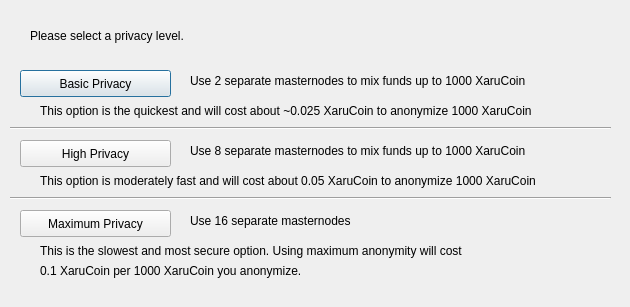
<?xml version="1.0" encoding="UTF-8"?>
<ui version="4.0">
 <class>DarksendConfig</class>
 <widget class="QDialog" name="DarksendConfig">
  <property name="geometry">
   <rect>
    <x>0</x>
    <y>0</y>
    <width>630</width>
    <height>307</height>
   </rect>
  </property>
  <property name="windowTitle">
   <string>Configure Darksend</string>
  </property>
  <widget class="QPushButton" name="buttonBasic">
   <property name="geometry">
    <rect>
     <x>20</x>
     <y>70</y>
     <width>151</width>
     <height>27</height>
    </rect>
   </property>
   <property name="text">
    <string>Basic Privacy</string>
   </property>
  </widget>
  <widget class="QPushButton" name="buttonHigh">
   <property name="geometry">
    <rect>
     <x>20</x>
     <y>140</y>
     <width>151</width>
     <height>27</height>
    </rect>
   </property>
   <property name="text">
    <string>High Privacy</string>
   </property>
  </widget>
  <widget class="QPushButton" name="buttonMax">
   <property name="geometry">
    <rect>
     <x>20</x>
     <y>210</y>
     <width>151</width>
     <height>27</height>
    </rect>
   </property>
   <property name="text">
    <string>Maximum Privacy</string>
   </property>
  </widget>
  <widget class="QLabel" name="label">
   <property name="geometry">
    <rect>
     <x>30</x>
     <y>20</y>
     <width>571</width>
     <height>31</height>
    </rect>
   </property>
   <property name="text">
    <string>Please select a privacy level.</string>
   </property>
  </widget>
  <widget class="QLabel" name="label_2">
   <property name="geometry">
    <rect>
     <x>190</x>
     <y>70</y>
     <width>421</width>
     <height>21</height>
    </rect>
   </property>
   <property name="text">
    <string>Use 2 separate masternodes to mix funds up to 1000 XaruCoin</string>
   </property>
  </widget>
  <widget class="QLabel" name="label_3">
   <property name="geometry">
    <rect>
     <x>190</x>
     <y>140</y>
     <width>411</width>
     <height>21</height>
    </rect>
   </property>
   <property name="text">
    <string>Use 8 separate masternodes to mix funds up to 1000 XaruCoin</string>
   </property>
  </widget>
  <widget class="QLabel" name="label_4">
   <property name="geometry">
    <rect>
     <x>190</x>
     <y>210</y>
     <width>421</width>
     <height>21</height>
    </rect>
   </property>
   <property name="text">
    <string>Use 16 separate masternodes</string>
   </property>
  </widget>
  <widget class="QLabel" name="label_6">
   <property name="geometry">
    <rect>
     <x>40</x>
     <y>100</y>
     <width>561</width>
     <height>21</height>
    </rect>
   </property>
   <property name="text">
    <string>This option is the quickest and will cost about ~0.025 XaruCoin to anonymize 1000 XaruCoin</string>
   </property>
  </widget>
  <widget class="QLabel" name="label_7">
   <property name="geometry">
    <rect>
     <x>40</x>
     <y>170</y>
     <width>561</width>
     <height>21</height>
    </rect>
   </property>
   <property name="text">
    <string>This option is moderately fast and will cost about 0.05 XaruCoin to anonymize 1000 XaruCoin</string>
   </property>
  </widget>
  <widget class="QLabel" name="label_8">
   <property name="geometry">
    <rect>
     <x>40</x>
     <y>240</y>
     <width>561</width>
     <height>21</height>
    </rect>
   </property>
   <property name="text">
    <string>This is the slowest and most secure option. Using maximum anonymity will cost</string>
   </property>
  </widget>
  <widget class="QLabel" name="label_9">
   <property name="geometry">
    <rect>
     <x>40</x>
     <y>260</y>
     <width>561</width>
     <height>21</height>
    </rect>
   </property>
   <property name="text">
    <string>0.1 XaruCoin per 1000 XaruCoin you anonymize.</string>
   </property>
  </widget>
  <widget class="Line" name="line">
   <property name="geometry">
    <rect>
     <x>10</x>
     <y>120</y>
     <width>601</width>
     <height>16</height>
    </rect>
   </property>
   <property name="orientation">
    <enum>Qt::Horizontal</enum>
   </property>
  </widget>
  <widget class="Line" name="line_2">
   <property name="geometry">
    <rect>
     <x>10</x>
     <y>190</y>
     <width>601</width>
     <height>16</height>
    </rect>
   </property>
   <property name="orientation">
    <enum>Qt::Horizontal</enum>
   </property>
  </widget>
 </widget>
 <resources/>
 <connections/>
</ui>
